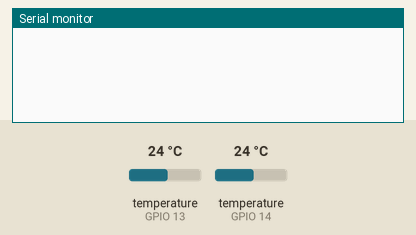
Recording of a sketch running on a simulated ESP8266 (NodeMCU). Parts: the last lines printed to the serial monitor. The test bench sets the inputs (shaded band); at power-on: temperature (sensors on GPIO 13, GPIO 14) 24 °C.

Above: at 2.7 s.
2.8 s: temperature (sensor on GPIO 13) set to 12 °C
At 4.1 s:
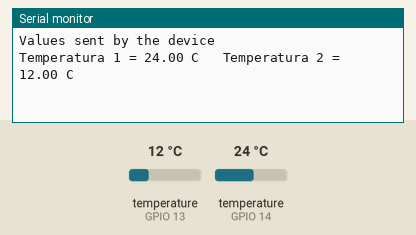
10.0 s: temperature (sensor on GPIO 14) set to 12 °C
At 16.9 s:
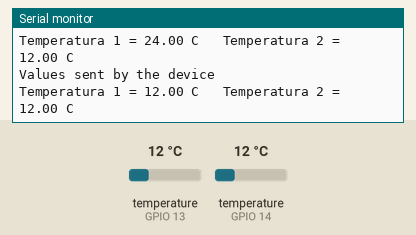
17.2 s: temperature (sensor on GPIO 13) set to 19 °C
At 23.4 s:
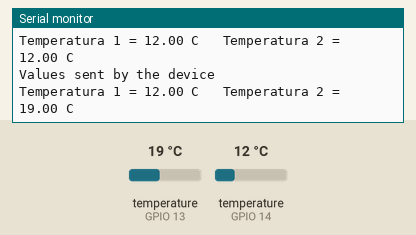
24.4 s: temperature (sensor on GPIO 14) set to 19 °C
At 30.6 s:
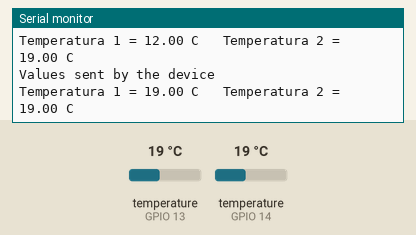
Timing chart, 0 to 32.1 s (numbered marks = the images above; inputs shaded):
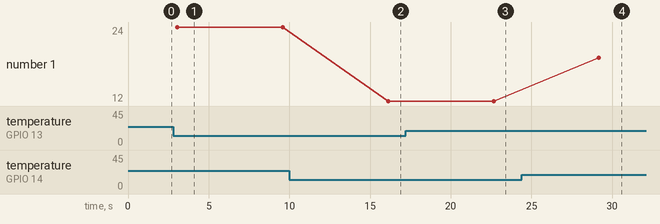

Measured:
- after the input at 2.8 s, the serial monitor: prints a new line after 0.26 s (image 1)
- after the input at 10.0 s, the serial monitor: prints a new line after 6.1 s (image 2)
- after the input at 17.2 s, the serial monitor: prints a new line after 5.5 s (image 3)
- after the input at 24.4 s, the serial monitor: prints a new line after 4.8 s (image 4)

The sketch:

semillero.ino
```cpp
#include "Ubidots.h"
#include <OneWire.h>
#include <DallasTemperature.h>
#include <ESP8266WiFi.h>
#include <PubSubClient.h>
OneWire ourWire1(14);                //Se establece el pin 2  como bus OneWire
OneWire ourWire2(13);                //Se establece el pin 3  como bus OneWire
DallasTemperature sensors1(&ourWire1); //Se declara una variable u objeto para nuestro sensor1
DallasTemperature sensors2(&ourWire2); //Se declara una variable u objeto para nuestro sensor2
const char* UBIDOTS_TOKEN = "BBFF-GTgKUhzu7n6qkfKMqsFYfgIZPzyy1Z";  // Put here your Ubidots TOKEN
const char* WIFI_SSID = "santiagoniñov";      // Put here your Wi-Fi SSID
const char* WIFI_PASS = "juanpalo";      // Put here your Wi-Fi password
Ubidots ubidots(UBIDOTS_TOKEN, UBI_HTTP);
void setup() {
  Serial.begin(115200);
  ubidots.wifiConnect(WIFI_SSID, WIFI_PASS);
  sensors1.begin();   //Se inicia el sensor 1
  sensors2.begin();   //Se inicia el sensor 2
}
void loop() {
 sensors1.requestTemperatures();   //Se envía el comando para leer la temperatura
float temp1= sensors1.getTempCByIndex(0); //Se obtiene la temperatura en ºC del sensor 1
sensors2.requestTemperatures();   //Se envía el comando para leer la temperatura
float temp2= sensors2.getTempCByIndex(0); //Se obtiene la temperatura en ºC del sensor 2
  ubidots.add("TEMPERATURA.1", temp1);  // Change for your variable name
  ubidots.add("TEMPERATURA.2", temp2);
  bool bufferSent = false;
  bufferSent = ubidots.send();  // Will send data to a device label that matches the device Id
  if (bufferSent) {
    // Do something if values were sent properly
    Serial.println("Values sent by the device");
    Serial.print("Temperatura 1 = ");
    Serial.print(temp1);
    Serial.print(" C");
    Serial.print("   Temperatura 2 = ");
    Serial.print(temp2);
    Serial.println(" C");
  }
  delay(5000);
}
```
